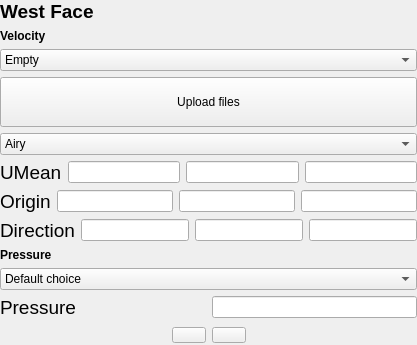
         <widget class="QWidget" name="D_Notused2">
          <layout class="QVBoxLayout" name="verticalLayout_40">
           <property name="leftMargin">
            <number>0</number>
           </property>
           <property name="topMargin">
            <number>0</number>
           </property>
           <property name="rightMargin">
            <number>0</number>
           </property>
           <property name="bottomMargin">
            <number>0</number>
           </property>
           <item>
            <widget class="QLabel" name="GeoA_InterfaceLabel_17">
             <property name="font">
              <font>
               <pointsize>14</pointsize>
              </font>
             </property>
             <property name="text">
              <string>&lt;html&gt;&lt;head/&gt;&lt;body&gt;&lt;p&gt;&lt;span style=&quot; font-weight:600;&quot;&gt;West Face&lt;/span&gt;&lt;/p&gt;&lt;/body&gt;&lt;/html&gt;</string>
             </property>
            </widget>
           </item>
           <item>
            <widget class="QLabel" name="label_33">
             <property name="font">
              <font>
               <weight>75</weight>
               <bold>true</bold>
              </font>
             </property>
             <property name="text">
              <string>Velocity</string>
             </property>
            </widget>
           </item>
           <item>
            <widget class="QComboBox" name="comboBox_26">
             <item>
              <property name="text">
               <string>Empty</string>
              </property>
             </item>
             <item>
              <property name="text">
               <string>Inlet: Constant velocity</string>
              </property>
             </item>
             <item>
              <property name="text">
               <string>Inlet: Wave input</string>
              </property>
             </item>
             <item>
              <property name="text">
               <string>Inlet: Time-varying uniform velocity</string>
              </property>
             </item>
             <item>
              <property name="text">
               <string>Inlet: Time-varying non-uniform velocity</string>
              </property>
             </item>
             <item>
              <property name="text">
               <string>Outlet: Phase-mean velocity</string>
              </property>
             </item>
             <item>
              <property name="text">
               <string>Outlet: flowRateOutletVelocity</string>
              </property>
             </item>
             <item>
              <property name="text">
               <string>Outlet: inletOutlet</string>
              </property>
             </item>
             <item>
              <property name="text">
               <string>Wall: noSlip</string>
              </property>
             </item>
            </widget>
           </item>
           <item>
            <widget class="QPushButton" name="pushButton_43">
             <property name="text">
              <string>
Upload files
</string>
             </property>
            </widget>
           </item>
           <item>
            <widget class="QComboBox" name="comboBox_27">
             <item>
              <property name="text">
               <string>Airy</string>
              </property>
             </item>
             <item>
              <property name="text">
               <string>Stokes2</string>
              </property>
             </item>
             <item>
              <property name="text">
               <string>Stokes5</string>
              </property>
             </item>
             <item>
              <property name="text">
               <string>Solitary</string>
              </property>
             </item>
             <item>
              <property name="text">
               <string>Custom</string>
              </property>
             </item>
            </widget>
           </item>
           <item>
            <layout class="QHBoxLayout" name="horizontalLayout_8">
             <item>
              <widget class="QLabel" name="label_72">
               <property name="font">
                <font>
                 <pointsize>14</pointsize>
                </font>
               </property>
               <property name="text">
                <string>UMean</string>
               </property>
              </widget>
             </item>
             <item>
              <widget class="QLineEdit" name="lineEdit_129"/>
             </item>
             <item>
              <widget class="QLineEdit" name="lineEdit_130"/>
             </item>
             <item>
              <widget class="QLineEdit" name="lineEdit_131"/>
             </item>
            </layout>
           </item>
           <item>
            <layout class="QHBoxLayout" name="horizontalLayout_89">
             <item>
              <widget class="QLabel" name="label_73">
               <property name="font">
                <font>
                 <pointsize>14</pointsize>
                </font>
               </property>
               <property name="text">
                <string>Origin</string>
               </property>
              </widget>
             </item>
             <item>
              <widget class="QLineEdit" name="lineEdit_132"/>
             </item>
             <item>
              <widget class="QLineEdit" name="lineEdit_133"/>
             </item>
             <item>
              <widget class="QLineEdit" name="lineEdit_134"/>
             </item>
            </layout>
           </item>
           <item>
            <layout class="QHBoxLayout" name="horizontalLayout_90">
             <item>
              <widget class="QLabel" name="label_74">
               <property name="font">
                <font>
                 <pointsize>14</pointsize>
                </font>
               </property>
               <property name="text">
                <string>Direction</string>
               </property>
              </widget>
             </item>
             <item>
              <widget class="QLineEdit" name="lineEdit_135"/>
             </item>
             <item>
              <widget class="QLineEdit" name="lineEdit_136"/>
             </item>
             <item>
              <widget class="QLineEdit" name="lineEdit_137"/>
             </item>
            </layout>
           </item>
           <item>
            <widget class="QLabel" name="label_75">
             <property name="font">
              <font>
               <weight>75</weight>
               <bold>true</bold>
              </font>
             </property>
             <property name="text">
              <string>Pressure</string>
             </property>
            </widget>
           </item>
           <item>
            <widget class="QComboBox" name="comboBox_28">
             <item>
              <property name="text">
               <string>Default choice</string>
              </property>
             </item>
             <item>
              <property name="text">
               <string>Inlet / Outlet / Wall: Zero gradient</string>
              </property>
             </item>
             <item>
              <property name="text">
               <string>Inlet: Calculated pressure</string>
              </property>
             </item>
             <item>
              <property name="text">
               <string>Outlet: Total pressure</string>
              </property>
             </item>
             <item>
              <property name="text">
               <string>Wall: Fixed flux</string>
              </property>
             </item>
            </widget>
           </item>
           <item>
            <layout class="QHBoxLayout" name="horizontalLayout_91" stretch="1,1">
             <item>
              <widget class="QLabel" name="label_76">
               <property name="font">
                <font>
                 <pointsize>14</pointsize>
                </font>
               </property>
               <property name="text">
                <string>Pressure</string>
               </property>
              </widget>
             </item>
             <item>
              <widget class="QLineEdit" name="lineEdit_138"/>
             </item>
            </layout>
           </item>
           <item>
            <layout class="QHBoxLayout" name="horizontalLayout_92" stretch="0,0,0,0">
             <item>
              <spacer name="horizontalSpacer_33">
               <property name="orientation">
                <enum>Qt::Horizontal</enum>
               </property>
               <property name="sizeHint" stdset="0">
                <size>
                 <width>40</width>
                 <height>20</height>
                </size>
               </property>
              </spacer>
             </item>
             <item>
              <widget class="QPushButton" name="pushButton_44">
               <property name="styleSheet">
                <string notr="true">QPushButton {
    border-image: url(:/images/images/previous.png) 10;
    border-width: 0px;                         
    padding: 0px 0px;
    min-height: 10px;
    min-width: 10px;
}

QPushButton:hover {
    border-image: url(:/images/images/previous.png) 10;
}

QPushButton:pressed {
    color: lightgray;
    border-image: url(:/images/images/previous-invert.png) 10;
    padding-top: 0px;
    padding-bottom: 0px;
}

</string>
               </property>
               <property name="text">
                <string/>
               </property>
              </widget>
             </item>
             <item>
              <widget class="QPushButton" name="pushButton_45">
               <property name="styleSheet">
                <string notr="true">QPushButton {
    border-image: url(:/images/images/next.png) 10;
    border-width: 0px;                         
    padding: 0px 0px;
    min-height: 10px;
    min-width: 10px;
}

QPushButton:hover {
    border-image: url(:/images/images/next.png) 10;
}

QPushButton:pressed {
    color: lightgray;
    border-image: url(:/images/images/next-invert.png) 10;
    padding-top: 0px;
    padding-bottom: 0px;
}

</string>
               </property>
               <property name="text">
                <string/>
               </property>
              </widget>
             </item>
             <item>
              <spacer name="horizontalSpacer_34">
               <property name="orientation">
                <enum>Qt::Horizontal</enum>
               </property>
               <property name="sizeHint" stdset="0">
                <size>
                 <width>40</width>
                 <height>20</height>
                </size>
               </property>
              </spacer>
             </item>
            </layout>
           </item>
          </layout>
         </widget>
